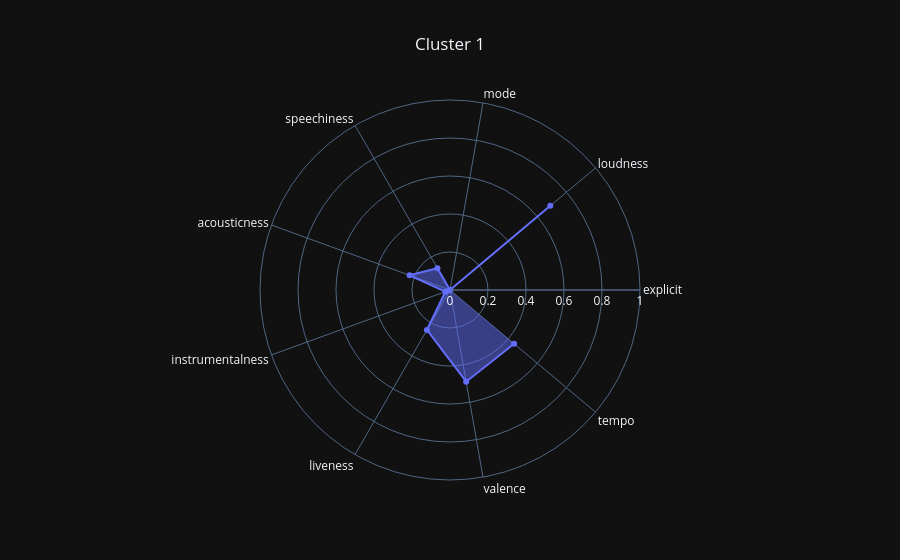
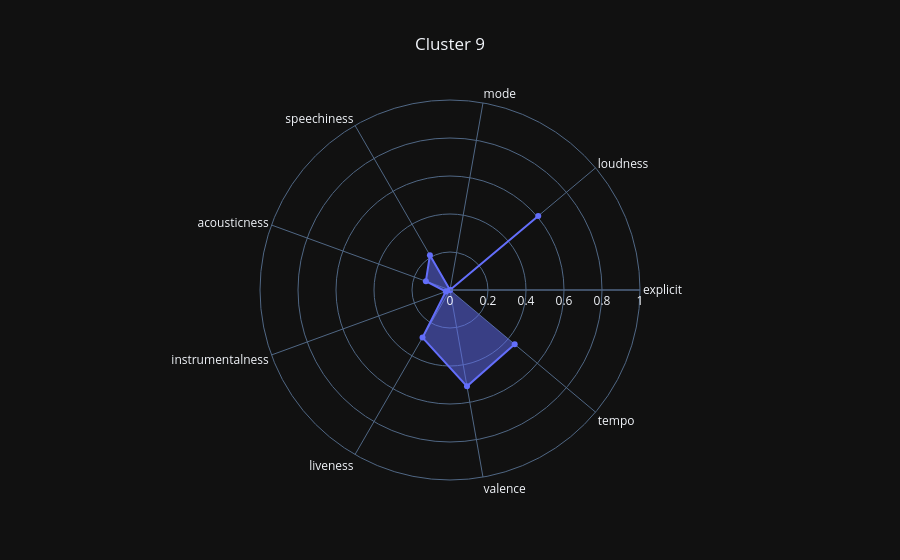

Notebook source saved alongside these figures, in order:
### Markdown cell above
Problem z k-means jest taki, że wykrywa tylko klastry sferyczne. W przypadku zbiorów, w których klastry mogą być mocno wymieszane, będzie to szczególnym problemem. Tak może być tutaj - w końcu mamy co najmniej kilka podgatunków rocka i popu, które są zbliżone do siebie. Mamy też dość egzotyczne podgatunki takie jak "art rock" czy "rock en espanol", które być może są nieliczne i stanowią de facto szum.

Do takich sytuacji doskonale nadaje się DBSCAN. Ma co prawda większą złożoność, ale dla danych tego rozmiaru jest to jeszcze akceptowalne. Sprawdźmy, jak działa dla domyślnych hiperparametrów - epsilon 0.5 i min_samples 5.

### Code cell
from sklearn.cluster import DBSCAN

clustering = DBSCAN(n_jobs=-1)
clustering.fit(X)

dbscan_analyzer = DBSCANAnalyzer(df_songs_info, clustering_visualizer)
dbscan_analyzer.analyze_clustering(X, clustering)

### Figure 1 — Plotly figure (JSON) as saved in the notebook; plotly's stock layout.template omitted (floating-point values rounded to 4 significant figures)
{"data": [{"fill": "toself", "r": [0.0, 0.6892, 0.0, 0.1324, 0.2263, 0.02603, 0.2429, 0.49, 0.4406], "theta": ["explicit", "loudness", "mode", "speechiness", "acousticness", "instrumentalness", "liveness", "valence", "tempo"], "type": "scatterpolar"}], "layout": {"polar": {"radialaxis": {"range": [0, 1]}}, "title": {"text": "Cluster 1", "x": 0.5}}}

### Figure 2 — Plotly figure (JSON) as saved in the notebook; plotly's stock layout.template omitted (floating-point values rounded to 4 significant figures)
{"data": [{"fill": "toself", "r": [0.0, 0.6064, 0.0, 0.2113, 0.1351, 0.02327, 0.2892, 0.5149, 0.4445], "theta": ["explicit", "loudness", "mode", "speechiness", "acousticness", "instrumentalness", "liveness", "valence", "tempo"], "type": "scatterpolar"}], "layout": {"polar": {"radialaxis": {"range": [0, 1]}}, "title": {"text": "Cluster 9", "x": 0.5}}}
